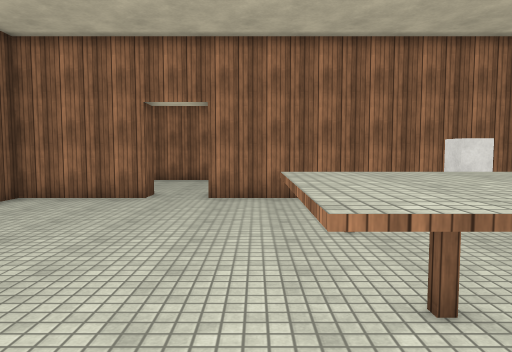
view 1 (above)

17 first-person views from a walk through a 3-D level made in the Unity game engine. The camera is 1.5 m above the floor, tilts 4° down and sees 70° across. Doors are open. The floor is counted in squares, 1 m on a side. Each view is taken from the middle of a square. On the plan, view 1 faces up. The plan holds only what a view shows up to about 16 squares ahead; the rest is blank. The place goes on beyond the plan. The player character is not drawn. Surface patterns are stand-ins for the level's own textures.

view 2
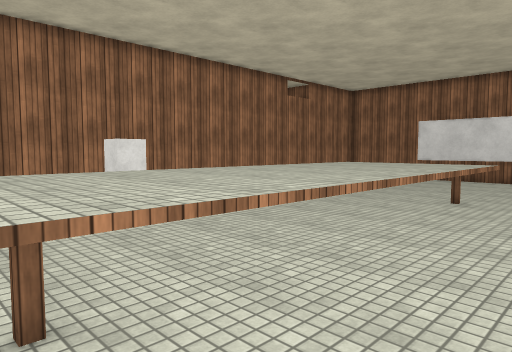

view 3
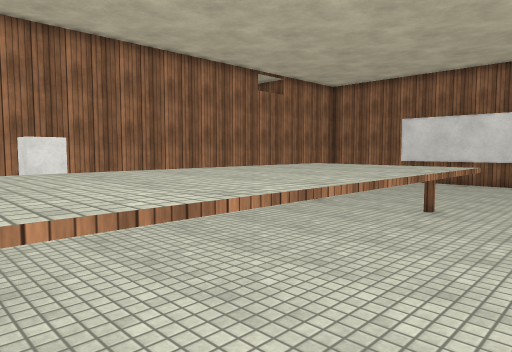

view 4
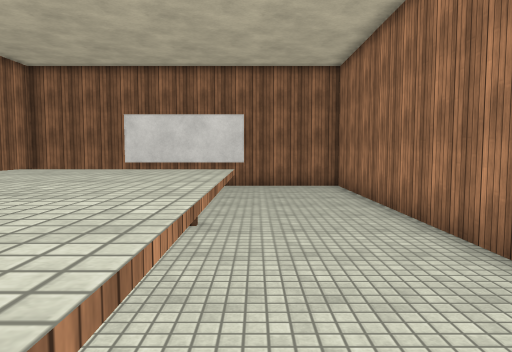

view 5
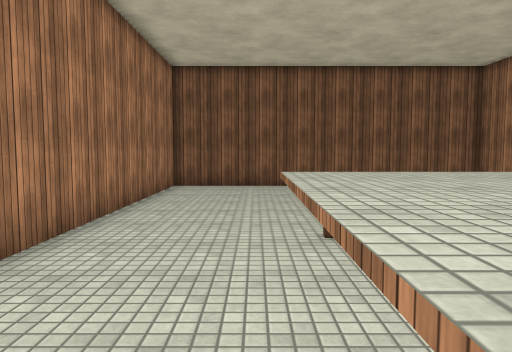

view 6
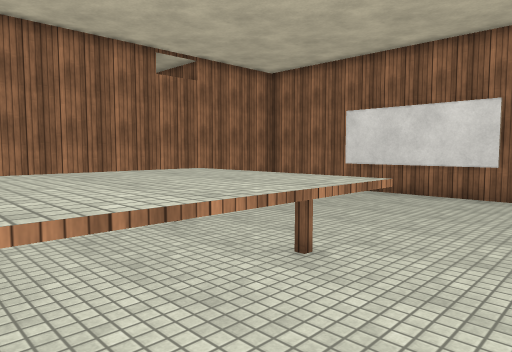

view 7
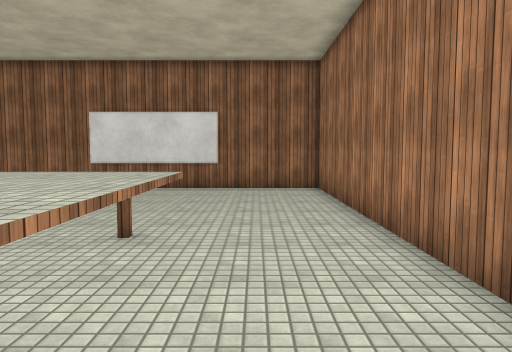

view 8
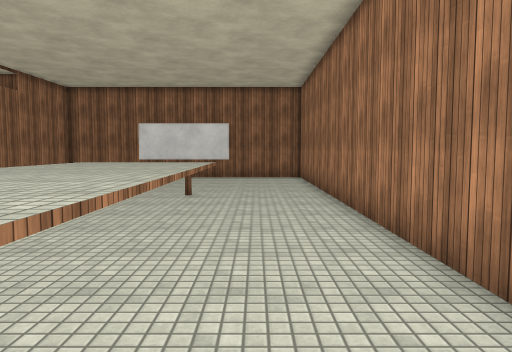

view 9
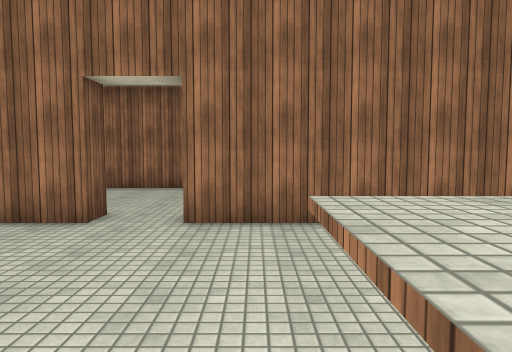

view 10
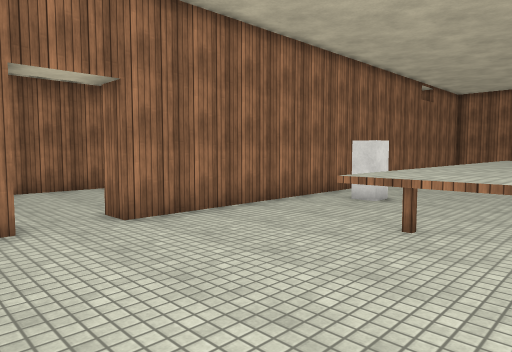

view 11
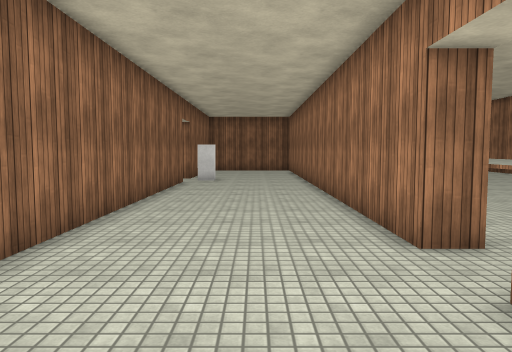

view 12
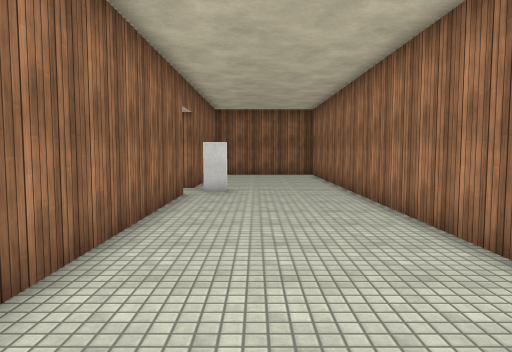

view 13
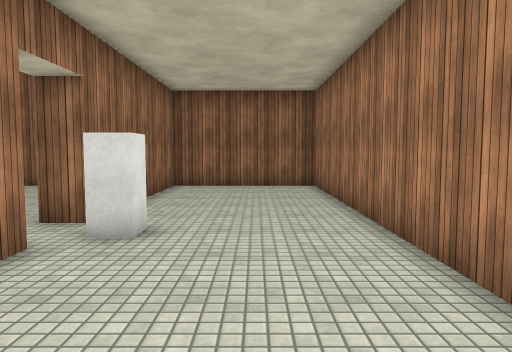

view 14
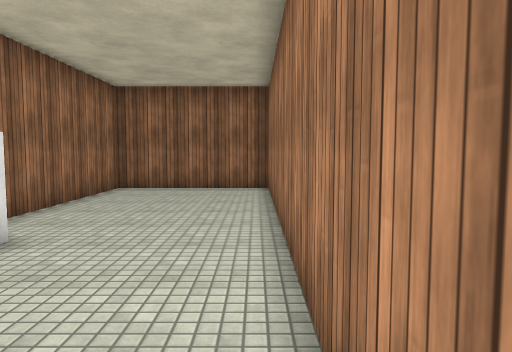

view 15
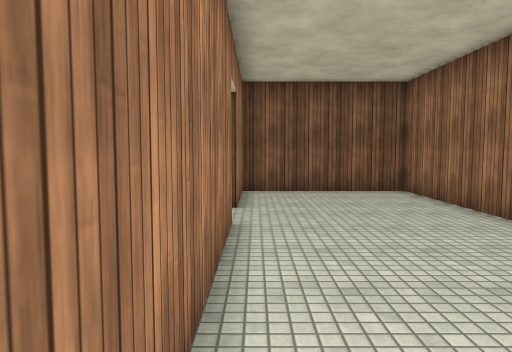

view 16
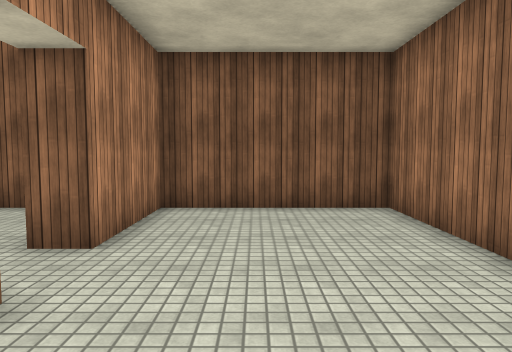

view 17
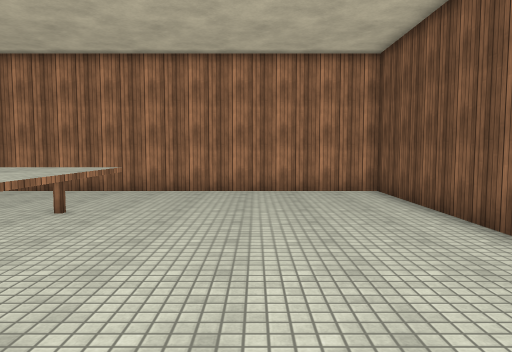

### Floor plan
Key: @ floor where view 1 was taken; # wall or solid block; . floor; D open door; ^ raised ledge; B block.
Columns run from 8 left of view 1 to 21 right of it. Each row starts with its distance up from view 1.
 19 ###################DD#########
 18 #..................BB........#
 17 #..................BB........#
 16 #............................#
 15 #............................#
 14 #............................#
 13 #............................#
 12 #####..#######################
 11 #...............             #
 10 #............BB...           #
  9 #............BB....          #
  8 #..................          #
  7 #........^^^^^^^^^^^^^... ..##
  6 #........^^^^^^^^^^^^^......##
  5 #........^^^^^^^^^^^^^......#
  4 #........^^^^^^^^^^^^^......##
  3 #........^^^^^^^^^^^^^......##
  2 #............................#
  1 #............................#
  0 #.......@....................#
 -1 #............................#
 -2 ##############################

Where each view was taken, in squares from view 1:
view 1: 0 up, 0 right, facing up
view 2: 0 up, 1 right, facing up-right
view 3: 0 up, 3 right, facing up-right
view 4: 2 up, 5 right, facing right
view 5: 2 up, 8 right, facing left
view 6: 0 up, 8 right, facing up-right
view 7: 1 up, 6 right, facing right
view 8: 1 up, 0 right, facing right
view 9: 4 up, 0 right, facing up
view 10: 4 up, 5 left, facing up-right
view 11: 15 up, 7 left, facing right
view 12: 16 up, 2 left, facing right
view 13: 15 up, 5 right, facing right
view 14: 13 up, 6 right, facing right
view 15: 13 up, 6 right, facing left
view 16: 15 up, 2 right, facing left
view 17: 12 up, 3 left, facing down
